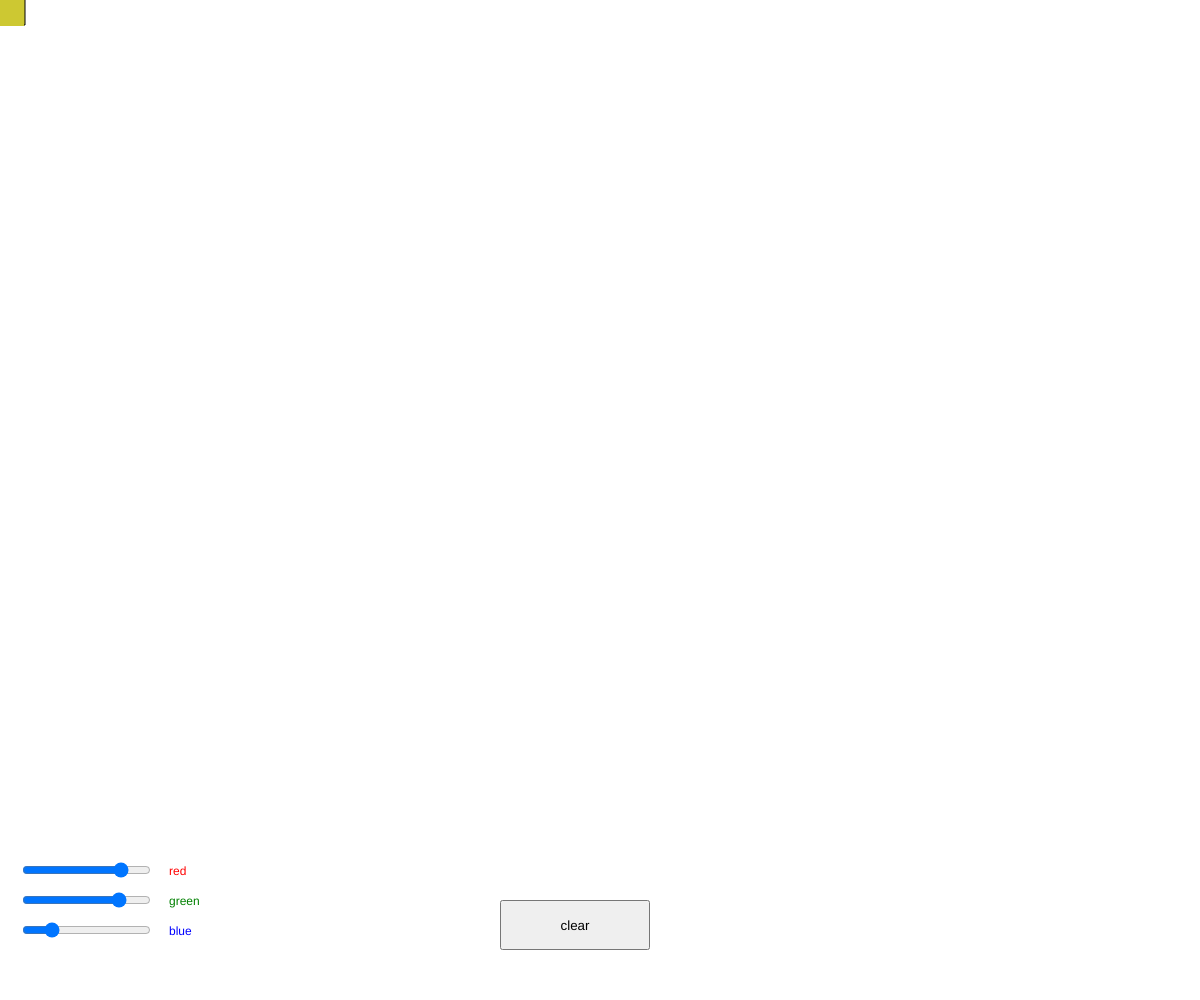
Frame 1 (no input)
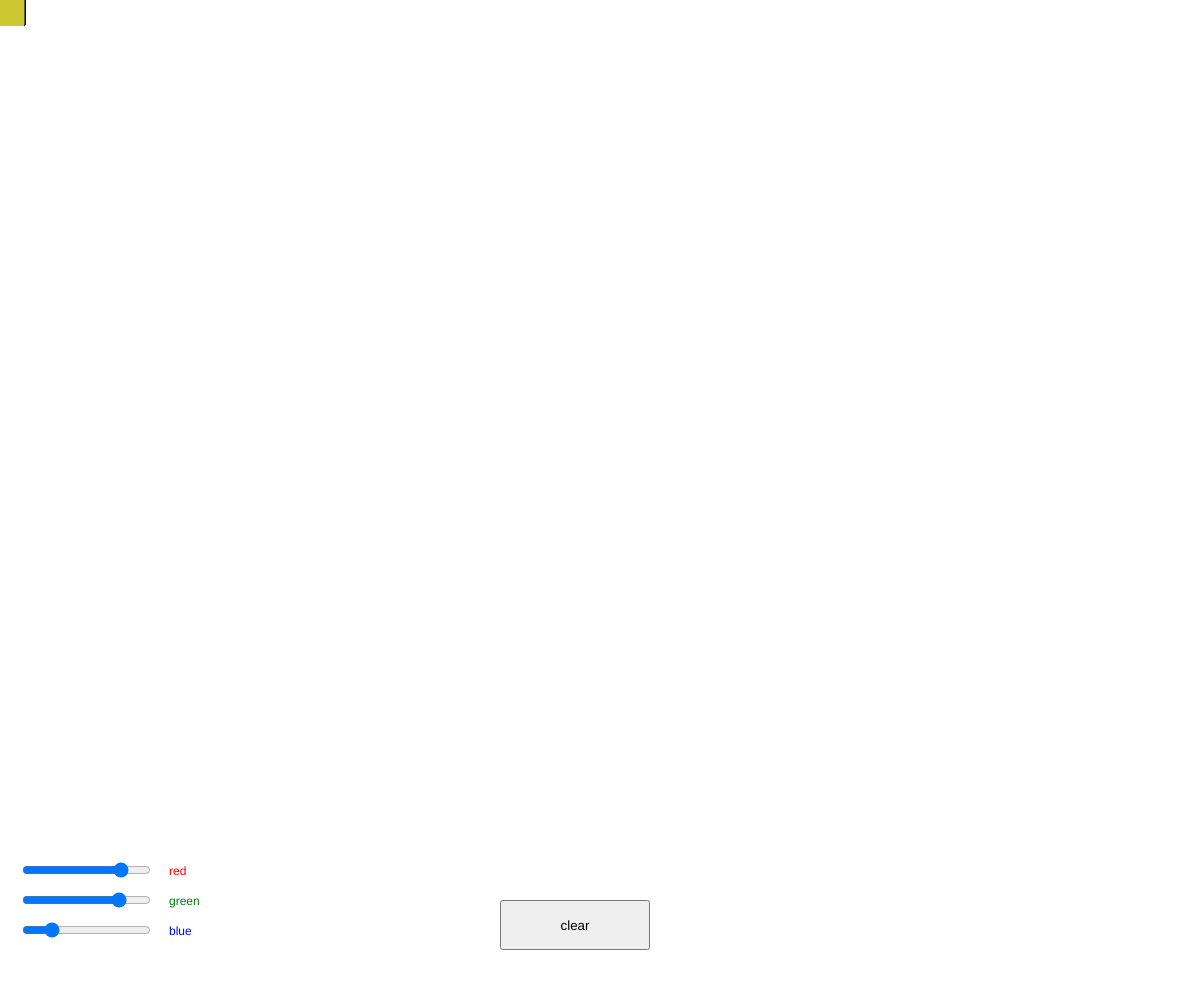
Frame 60 (no input)
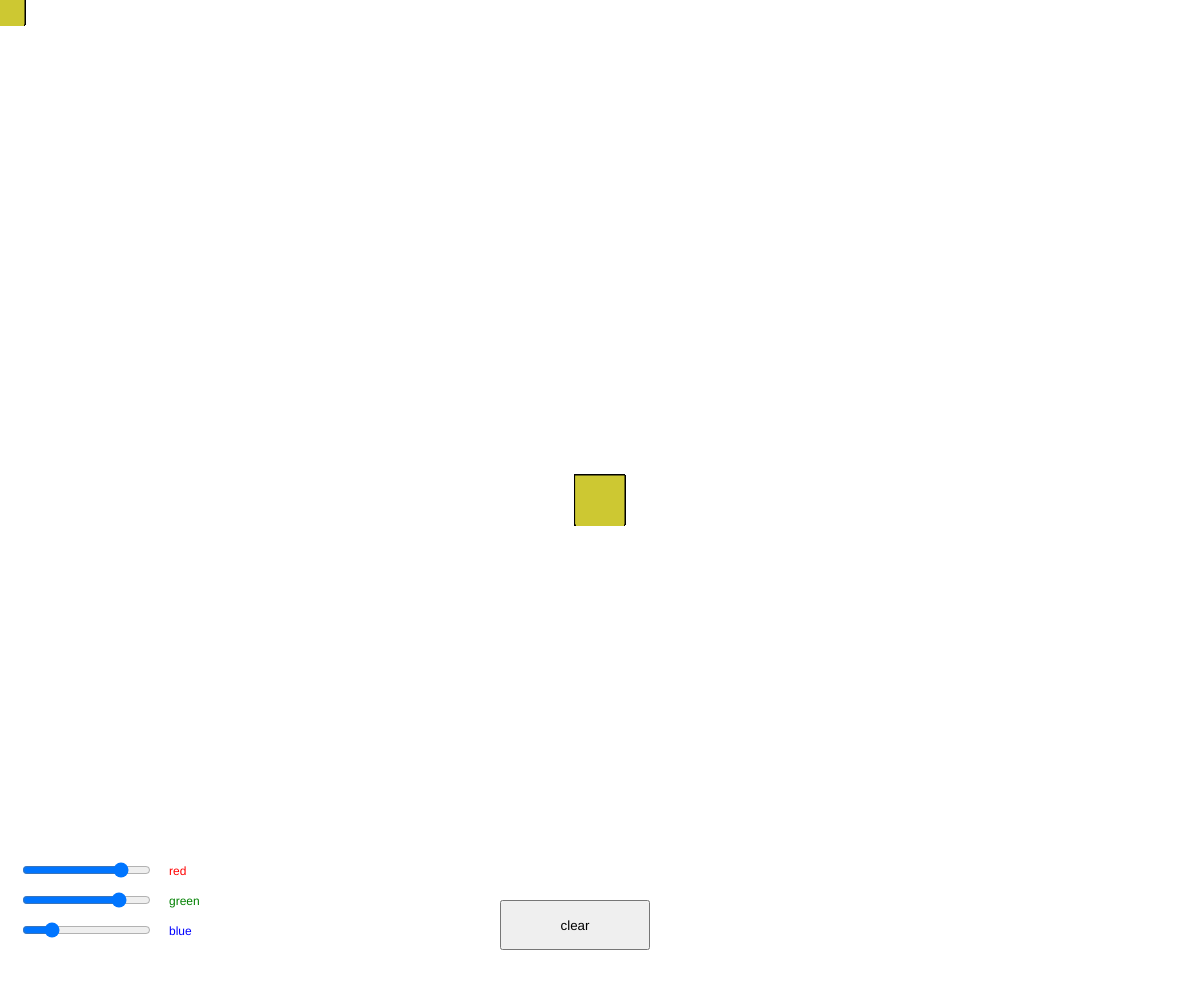
Frame 120 (the mouse pressed at the canvas centre since frame 60)

The p5.js sketch that drew these frames (run headless with seeded random() and noise() and a simulated clock; from frame 60 on, the mouse is pressed at the canvas centre):

// p5.js sketch
// ── sketch.js
var rSlider,gSlider,bSlider;function setup(){createCanvas(windowWidth,windowHeight),frameRate(240),fill(150,50,150),rectMode(CENTER),(rSlider=createSlider(0,255,205)).position(20,windowHeight-140),(gSlider=createSlider(0,255,200)).position(20,windowHeight-110),(bSlider=createSlider(0,255,50)).position(20,windowHeight-80),fill("red"),text("red",2*rSlider.x+rSlider.width,windowHeight-125),fill("green"),text("green",2*gSlider.x+gSlider.width,windowHeight-95),fill("blue"),text("blue",2*bSlider.x+bSlider.width,windowHeight-65),cButton=createButton("clear"),cButton.position(windowWidth/2-100,windowHeight-100),cButton.size(150,50),cButton.mousePressed(setup)}function draw(){r=rSlider.value(),g=gSlider.value(),b=bSlider.value(),mouseY<windowHeight-180&&(fill(r,g,b),stroke(0),rect(mouseX,mouseY,50,50),noStroke(),rect(mouseX,mouseY+25,48,2))}function windowResized(){resizeCanvas(windowWidth,windowHeight)}
